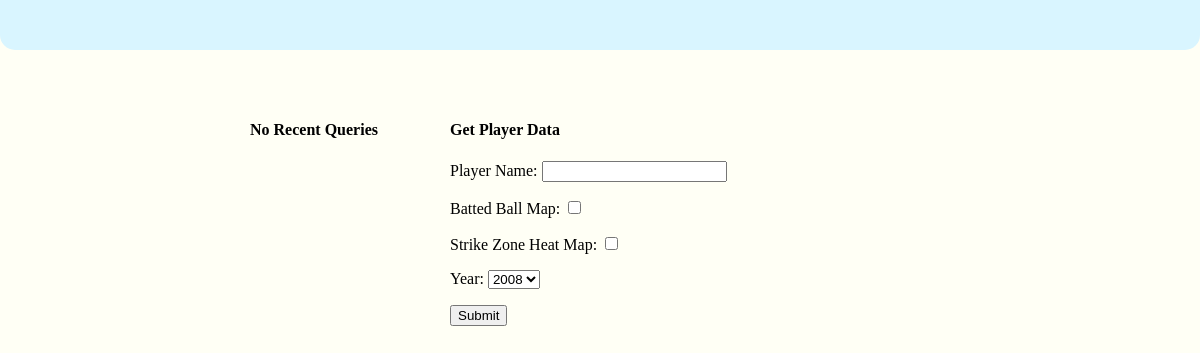
The page /getPlayer/ on the database as committed earlier.
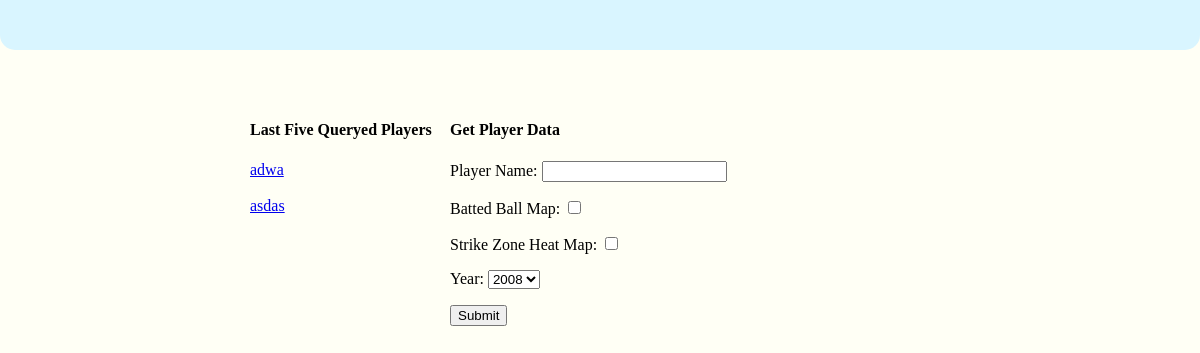
The same page on the database as committed later.
### getPlayer/models.py (models this page shows, shortened)
class Player(models.Model):
	player_text = models.CharField('Player Name',max_length=200)
	player_id_num = models.PositiveIntegerField('Player ID', default=1)
	last_queried = models.DateTimeField(default=datetime.datetime.now())
	last_year_queried = models.PositiveSmallIntegerField(default=datetime.datetime.now().year)

### getPlayer/views.py (the view)
def index(request):
	if request.method == 'POST':
		form = PlayerForm(request.POST)
		print(form)
		print(form.data)
		if form.is_valid():
			print(form.cleaned_data)
			name = form.cleaned_data['player_name']
			year = form.cleaned_data['year']
			batted_ball = form.cleaned_data['batted_ball']
			zone_map = form.cleaned_data['zone_map']
			if not batted_ball and not zone_map:
				error_message = "You Must Select An Option"
			else:
				print(name)
				print(year)
				player = Player(player_text=name, player_id_num=year, last_queried=timezone.now())
				player.save()
				error_message = None
		else:
			print(form.errors)
			print(form.cleaned_data)
			error_message = "Invalid Inputs"
	else:
		error_message = None
	latest_player_list = Player.objects.order_by('-last_queried')[:10]
	form = PlayerForm()
	context = {'latest_player_list': latest_player_list,
				   'form': form,
				   'error_message': error_message}
	return render(request, 'getPlayer/index.html', context)

### getPlayer/forms.py
class PlayerForm(forms.Form):
	player_name = forms.CharField(label='Player Name', max_length=200, strip=True)
	batted_ball = forms.BooleanField(label='Batted Ball Map', required=False)
	zone_map = forms.BooleanField(label='Strike Zone Heat Map', required=False)
	year = forms.TypedChoiceField(label='Year',
								  choices=[(str(x), str(x)) for x in range(2008, timezone.now().year + 1)],
								  coerce=int,
								  empty_value=None)

### getPlayer/templates/getPlayer/index.html (shortened to what this page needs)
{% load staticfiles %}
<link rel="stylesheet" type="text/css" href="{% static 'getPlayer/style.css' %}" />
<div class="header"></div>
<div id="content" class="latest_queries">
	{% if latest_player_list %}
		<h4>Last Five Queryed Players</h4>
		{% for player in latest_player_list %}
			<div><a href="{% url 'getPlayer:detail' player.id %}">{{player.player_text}}</a></div><br />
		{% endfor %}
	{% else %}
		<h4>No Recent Queries</h4>
	{% endif %}
</div>
<div id="content" class="submit_request">
	<h4>Get Player Data</h4>
	<form action="{% url 'getPlayer:index' %}" method="post">
		{{ form.as_p }}
		<input type="submit" value="Submit">
	</form>
</div>

### getPlayer/static/getPlayer/style.css (style rules this page uses)
div.header { position: absolute; background-color: #D9F5FF; display: block; border-radius: 15px; top: -50px; left: 0px; right: 0px; height: 100px; }
#content { position: absolute; top: 100px; }
div.latest_queries { position: absolute; width: 500px; left: 250px; }
div.submit_request { position: absolute; width: 500px; right: 250px; }

Rows that differ between the two databases and show on the page:
added Player: player_text "adwa"
added Player: player_text "asdas"
Other text that changed with them:
text no longer shown: "No Recent Queries"
text now shown: "Last Five Queryed Players"
